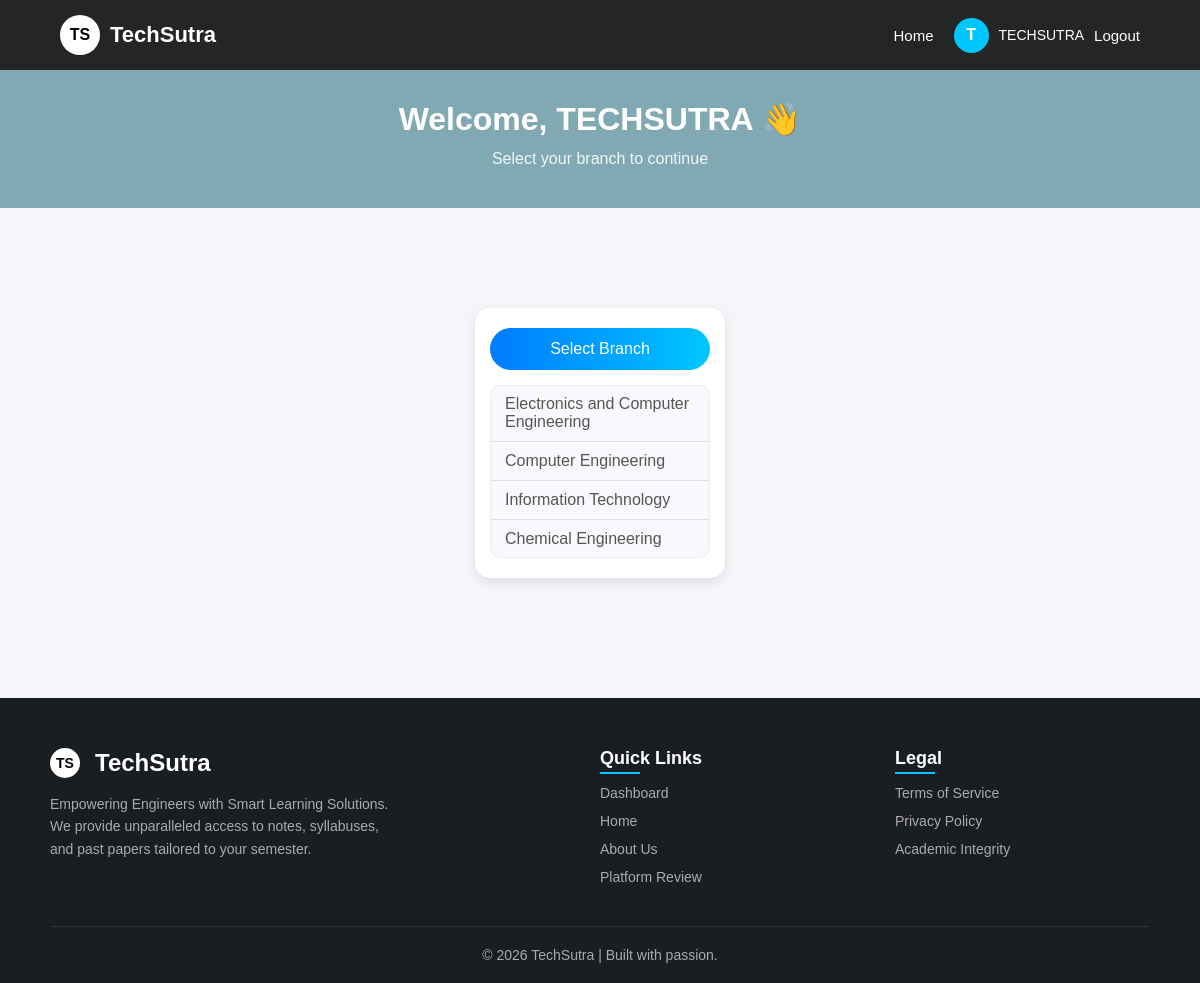
The page /dashboard/ (signed in) on the database its author committed.
### TechSutraapp/models.py (models this page shows, shortened)
class Department(models.Model):
    name = models.CharField(max_length=100)

### TechSutraapp/views.py (the view)
# urls.py: path('dashboard/', dashboard, name='dashboard'),
@login_required(login_url='login')
def dashboard(request):
    departments = Department.objects.all()
    selected_branch = request.GET.get('branch', '')
    selected_semester = request.GET.get('semester', '')
    tree = {}
    for dept in departments:
        tree[dept.name] = {}
        for sem in dept.semesters.all():
            sem_name = f"Semester {sem.number}"
            if sem_name not in tree[dept.name]:
                tree[dept.name][sem_name] = {}
            for sub in sem.subjects.all():
                tree[dept.name][sem_name][sub.name] = sub.id
        for sem_name in tree[dept.name]:
            tree[dept.name][sem_name] = [{'id': v, 'name': k} for k, v in tree[dept.name][sem_name].items()]
    context = {
        'departments': departments,
        'tree_json': json.dumps(tree),
        'selected_branch': selected_branch,
        'selected_semester': selected_semester,
    }
    return render(request, 'TechSutraapp/dashboard.html', context)

### TechSutraapp/templates/TechSutraapp/dashboard.html (shortened to what this page needs)
{% load static %}
<!DOCTYPE html>
<html lang="en">
<head>
    <link rel="stylesheet" href="{% static 'TechSutraapp/css/style.css' %}?v=2.8">
</head>
<body>
    <nav class="navbar">
        <div class="brand" onclick="goToDashboard()">
            <div class="brand-logo">TS</div>
            <h2 class="brand-name">TechSutra</h2>
        </div>
        <div class="nav-right" id="navArea">
            <a href="{% url 'home' %}" class="nav-link">Home</a>
            {% if request.user.is_authenticated %}
            <div class="user-section">
                <div class="user-logo" onclick="window.location.href='{% url 'dashboard' %}'">{{ request.user.username.0|upper }}</div>
                <span class="username" id="server-username">{{ request.user.username }}</span>                                <a href="{% url 'logout' %}" class="nav-link">Logout</a>
            </div>
            {% else %}
            <a href="{% url 'login' %}" class="login-btn">Login</a>
            {% endif %}
        </div>
    </nav>
    <section class="welcome-banner">
        <h1 id="welcomeText">Welcome, {{ request.user.username|default:"Guest" }} 👋</h1>
        <p id="welcomeSubtext">Select your branch to continue</p>
    </section>
    <div class="dashboard-wrapper">
        <div id="stage-1" class="dashboard-stage">
            <div class="dashboard-container">
                <div class="box">
                    <button class="select-btn">Select Branch</button>
                    <div id="branchList" class="list" style="display:block;">
                        {% for dept in departments %}
                        <p onclick="openBranchDetails('{{ dept.name }}')">{{ dept.name }}</p>
                        {% empty %}
                        <p>No branches available.</p>
                        {% endfor %}
                    </div>
                </div>
            </div>
        </div>
    </div>
    {% include 'TechSutraapp/footer.html' %}
</body>
</html>

### static/TechSutraapp/css/style.css (style rules this page uses)
* { margin: 0; padding: 0; box-sizing: border-box; font-family: Arial, Helvetica, sans-serif; }
body { background: #f4f6f9; color: #333; display: flex; flex-direction: column; min-height: 100vh; }
.navbar { display: flex; justify-content: space-between; align-items: center; padding: 15px 60px; background-color: rgba(0, 0, 0, 0.85); color: white; }
.brand { display: flex; align-items: center; cursor: pointer; }
.brand-logo { width: 40px; height: 40px; background: white; color: black; font-weight: bold; border-radius: 50%; display: flex; align-items: center; justify-content: center; margin-right: 10px; }
.brand-name { font-size: 22px; }
.nav-right { display: flex; align-items: center; gap: 20px; }
.nav-link { text-decoration: none; color: white; font-size: 15px; }
.user-section { display: flex; align-items: center; gap: 10px; }
.user-logo { width: 35px; height: 35px; background: #00c6ff; border-radius: 50%; display: flex; align-items: center; justify-content: center; font-weight: bold; cursor: pointer; }
.username { font-size: 14px; }
.welcome-banner { background: rgb(128, 169, 180); color: white; text-align: center; padding: 30px 20px 40px 20px; margin-bottom: 20px; }
.welcome-banner h1 { font-size: 32px; margin-bottom: 12px; }
.welcome-banner p { font-size: 16px; opacity: 0.9; }
.dashboard-container { margin: 40px auto 60px auto; display: flex; flex-wrap: wrap; gap: 20px; justify-content: center; max-width: 1000px; }
.dashboard-container .box { background: white; padding: 20px 15px; border-radius: 15px; width: 250px; text-align: center; box-shadow: 0 4px 12px rgba(0, 0, 0, 0.1); transition: transform 0.2s; }
.select-btn { background: linear-gradient(to right, #007bff, #00c6ff); color: white; border: none; padding: 12px 15px; border-radius: 25px; cursor: pointer; width: 100%; font-size: 16px; transition: 0.3s; }
.dashboard-container .list { display: none; margin-top: 15px; border-radius: 10px; background-color: #f7f9fc; box-shadow: inset 0 0 0 1px rgba(0, 0, 0, 0.05); text-align: left; }
.dashboard-container .list p { margin: 0; padding: 10px 15px; border-bottom: 1px solid #e0e0e0; cursor: pointer; transition: 0.2s; color: #555; border-radius: 0; }
.dashboard-container .list p:last-child { border-bottom: none; }
main, .hero, .resource-section, .dashboard-container, .pdf-container { flex: 1; }
.dashboard-wrapper { max-width: 1100px; margin: 40px auto 60px; padding: 0 20px; }
.dashboard-stage { animation: fadeIn 0.4s ease; }

### rows shown on the page
Department: name "Electronics and Computer Engineering"
Department: name "Computer Engineering"
Department: name "Information Technology"
Department: name "Chemical Engineering"

### other values the page prints
{{ request.user.username.0|upper }} "T"
{{ request.user.username }} "TECHSUTRA"
{{ request.user.username|default:"Guest" }} "TECHSUTRA"
